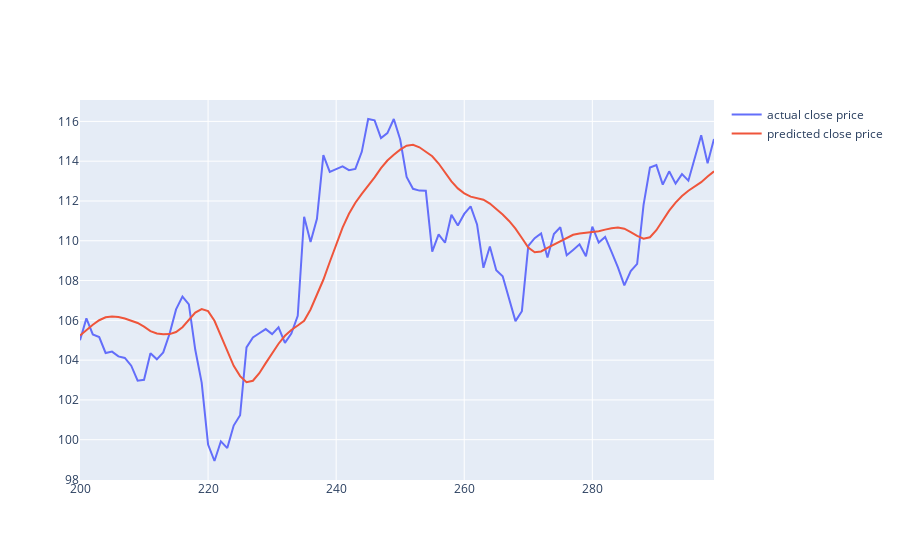

Notebook code for this chart:
### Code cell
fig = go.Figure()
fig.add_trace(go.Scatter(x=df.index[200:300], y=y_test[200:300,0], mode='lines', name='actual close price'))
fig.add_trace(go.Scatter(x=df.index[200:300], y= y_test_pred[200:300,0], mode='lines', name='predicted close price'))


# fig.update_yaxes(range=[1000, 1500])
